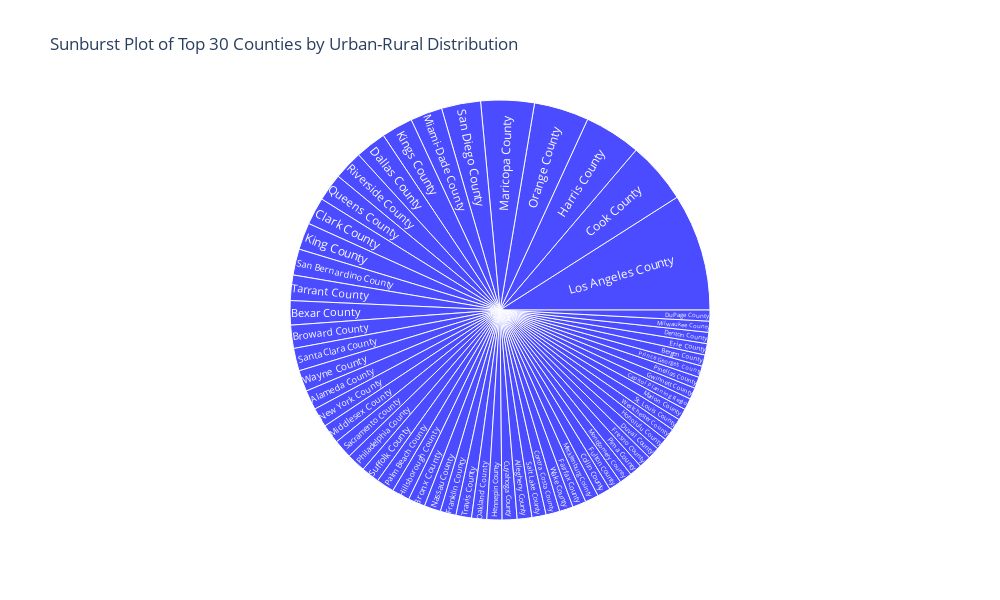

The notebook cell this image was saved under:
### Markdown cell above
Observation :- 

The treemap visualizes the distribution of states and urban-rural areas based on the State FIPS Code. The size of each block represents the FIPS Code, and the color intensity indicates the total population, with darker shades showing larger populations. It helps to compare states and their urban-rural makeup.

### Code cell
# Filter the dataframe to include only the top 30 counties based on total population
top_30_counties = df.nlargest(60, 'Total Population')

# Generate the sunburst plot
fig = px.sunburst(top_30_counties, 
                  path=['County'],  # Hierarchical structure
                  values='Total Population',  # Values based on total population
                  color='Urban-Rural',  # Color based on 'Urban-Rural' categories
                  color_discrete_map={'Urban': 'blue', 'Rural': 'green'},  # Discrete color map (for categorical color)
                  title="Sunburst Plot of Top 30 Counties by Urban-Rural Distribution")

# Update layout to set figure size
fig.update_layout(width=1000, height=600)

# Show the plot
fig.show()

### Figure 1 — Plotly figure (JSON) as saved in the notebook; plotly's stock layout.template omitted (floating-point values rounded to 4 significant figures)
{"data": [{"branchvalues": "total", "customdata": [["Urban"], ["Urban"], ["Urban"], ["Urban"], ["Urban"], ["Urban"], ["Urban"], ["Urban"], ["Urban"], ["Urban"], ["Urban"], ["Urban"], ["Urban"], ["Urban"], ["Urban"], ["Urban"], ["Urban"], ["Urban"], ["Urban"], ["Urban"], ["Urban"], ["Urban"], ["Urban"], ["Urban"], ["Urban"], ["Urban"], ["Urban"], ["Urban"], ["Urban"], ["Urban"], ["Urban"], ["Urban"], ["Urban"], ["Urban"], ["Urban"], ["Urban"], ["Urban"], ["Urban"], ["Urban"], ["Urban"], ["Urban"], ["Urban"], ["Urban"], ["Urban"], ["Urban"], ["Urban"], ["Urban"], ["Urban"], ["Urban"], ["Urban"], ["Urban"], ["Urban"], ["Urban"], ["Urban"], ["Urban"], ["Urban"], ["Urban"], ["Urban"], ["Urban"]], "domain": {"x": [0, 1], "y": [0, 1]}, "hovertemplate": "labels=%{label}<br>Total Population=%{value}<br>parent=%{parent}<br>id=%{id}<br>Urban-Rural=%{customdata[0]}<extra></extra>", "ids": ["Alameda County", "Mecklenburg County", "Miami-Dade County", "Middlesex County", "Milwaukee County", "Montgomery County", "Nassau County", "New York County", "Oakland County", "Orange County", "Palm Beach County", "Philadelphia County", "Pima County", "Marion County", "Pinellas County", "Queens County", "Riverside County", "Sacramento County", "Salt Lake County", "San Bernardino County", "San Diego County", "Santa Clara County", "St. Louis County", "Suffolk County", "Tarrant County", "Travis County", "Wake County", "Prince George's County", "Wayne County", "Maricopa County", "Kings County", "Allegheny County", "Bergen County", "Bexar County", "Bronx County", "Broward County", "Capitol Planning Region", "Clark County", "Collin County", "Contra Costa County", "Cook County", "Cuyahoga County", "Dallas County", "Los Angeles County", "Denton County", "Duval County", "Erie County", "Fairfax County", "Franklin County", "Fresno County", "Fulton County", "Gwinnett County", "Harris County", "Hennepin County", "Hillsborough County", "Honolulu County", "King County", "DuPage County", "Westchester County"], "labels": ["Alameda County", "Mecklenburg County", "Miami-Dade County", "Middlesex County", "Milwaukee County", "Montgomery County", "Nassau County", "New York County", "Oakland County", "Orange County", "Palm Beach County", "Philadelphia County", "Pima County", "Marion County", "Pinellas County", "Queens County", "Riverside County", "Sacramento County", "Salt Lake County", "San Bernardino County", "San Diego County", "Santa Clara County", "St. Louis County", "Suffolk County", "Tarrant County", "Travis County", "Wake County", "Prince George's County", "Wayne County", "Maricopa County", "Kings County", "Allegheny County", "Bergen County", "Bexar County", "Bronx County", "Broward County", "Capitol Planning Region", "Clark County", "Collin County", "Contra Costa County", "Cook County", "Cuyahoga County", "Dallas County", "Los Angeles County", "Denton County", "Duval County", "Erie County", "Fairfax County", "Franklin County", "Fresno County", "Fulton County", "Gwinnett County", "Harris County", "Hennepin County", "Hillsborough County", "Honolulu County", "King County", "DuPage County", "Westchester County"], "marker": {"colors": ["blue", "blue", "blue", "blue", "blue", "blue", "blue", "blue", "blue", "blue", "blue", "blue", "blue", "blue", "blue", "blue", "blue", "blue", "blue", "blue", "blue", "blue", "blue", "blue", "blue", "blue", "blue", "blue", "blue", "blue", "blue", "blue", "blue", "blue", "blue", "blue", "blue", "blue", "blue", "blue", "blue", "blue", "blue", "blue", "blue", "blue", "blue", "blue", "blue", "blue", "blue", "blue", "blue", "blue", "blue", "blue", "blue", "blue", "blue"]}, "name": "", "parents": ["", "", "", "", "", "", "", "", "", "", "", "", "", "", "", "", "", "", "", "", "", "", "", "", "", "", "", "", "", "", "", "", "", "", "", "", "", "", "", "", "", "", "", "", "", "", "", "", "", "", "", "", "", "", "", "", "", "", ""], "type": "sunburst", "values": [1651949, 1130906, 2685296, 1622896, 927656, 1057586, 1388138, 1627788, 1272294, 4604534, 1507453, 1582432, 1049947, 971822, 960565, 2330124, 2449909, 1584047, 1184689, 2187816, 3282782, 1903297, 996618, 1525680, 2135743, 1307625, 1151009, 955584, 1773767, 4491987, 2646306, 1240476, 954717, 2037344, 1419250, 1946127, 969029, 2293764, 1116601, 1161458, 5185812, 1249418, 2603816, 9848406, 945644, 1007189, 950044, 1144474, 1321635, 1012152, 1068507, 966972, 4758579, 1268903, 1489634, 1003666, 2262713, 927263, 996888]}], "layout": {"height": 600, "legend": {"tracegroupgap": 0}, "title": {"text": "Sunburst Plot of Top 30 Counties by Urban-Rural Distribution"}, "width": 1000}}
